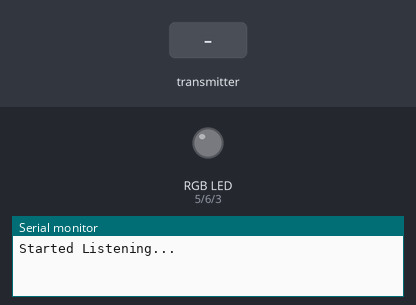
Recording of a sketch running on a simulated Arduino Uno, built with avr-gcc and run on an emulated ATmega328P. Shown: an RGB LED mixed from three pins (HIGH = lit), the last lines printed to the serial monitor. The inputs (shaded band) are chosen by the test bench. Dim RGB values are drawn brighter than linear; no radio packets arrive unless stated.

Above: at 1.2 s.
1.3 s: the transmitter starts sending RGB = 256
At 2.5 s:
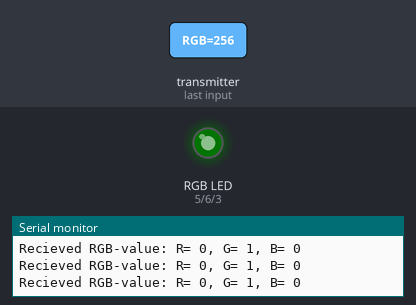
2.8 s: the transmitter starts sending RGB = 1023
At 3.8 s:
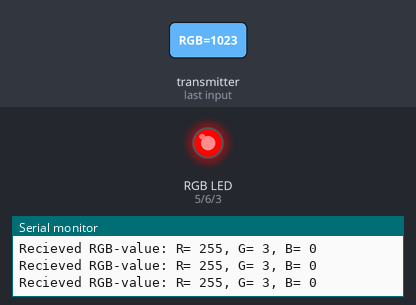
Timing chart, 0 to 5.8 s (numbered marks = the images above; inputs shaded):
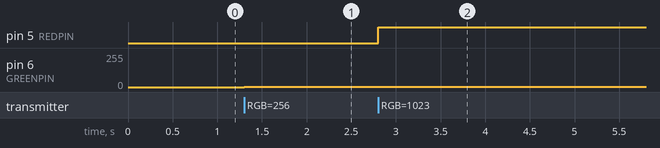

Measured:
- after the input at 1.3 s, pin 6 (GREENPIN): 0/255 → 1/255 at once
- after the input at 2.8 s, pin 5 (REDPIN): LOW → HIGH at once; pin 6 (GREENPIN): 1/255 → 3/255 at once

The sketch:

RGB_DRIVER.ino
```cpp
#include "nRF24L01.h"
#include "RF24.h"
#include "RF24_config.h"
#include <SPI.h>

/////////////////////////////-RF24-////////////////////////////////////////
RF24 radio(9, 10); //RF24 pins
const uint64_t pipe = 0xF0F0F0F0E1LL; //ID
unsigned long RGB = 0;
/////////////////////////////////////////////////////////////////////////

//////////////////////////////-RGB-/////////////////////////////////////////
#define REDPIN 5
#define GREENPIN 6
#define BLUEPIN 3
#define FADESPEED 5     // make this higher to slow down fading
int r, g, b;
int blueMask = 0xFF0000, greenMask = 0xFF00, redMask = 0xFF; //decoding masks
//////////////////////////////////////////////////////////////////////////


void setup(void) {

  //Radio module setup
  radio.begin();
  radio.openReadingPipe(1, pipe);
  radio.startListening();

  //RGB pin setup
  pinMode(REDPIN, OUTPUT);
  pinMode(GREENPIN, OUTPUT);
  pinMode(BLUEPIN, OUTPUT);

  //serial Setup
  Serial.begin(9600);
  Serial.println("Started Listening...");
}

void loop(void)
{

  if (radio.available()) { //signal recieved

    if ( !radio.read(&RGB, sizeof(unsigned long)) ) {
      Serial.println("ACK not received by client.");
    }
    //Decode RGB value
    r = (RGB & 0xFF);
    g = ((RGB & 0xFF00) >> 8);
    b = ((RGB & 0xFF0000) >> 16);

    //Serial Print
    Serial.print("Recieved RGB-value: R= "); Serial.print(r); Serial.print(", G= ");
    Serial.print(g); Serial.print(", B= "); Serial.println(b);

  }

  //set RGB pins
  analogWrite(REDPIN, r);
  analogWrite(GREENPIN, g);
  analogWrite(BLUEPIN, b);

}

//fade function you can play with
void fade(void) {
  // fade from blue to violet
  for (r = 0; r < 256; r++) {
    analogWrite(REDPIN, r);
    delay(FADESPEED);

  }
  // fade from violet to red
  for (b = 255; b > 0; b--) {
    analogWrite(BLUEPIN, b);
    delay(FADESPEED);

  }
  // fade from red to yellow
  for (g = 0; g < 256; g++) {
    analogWrite(GREENPIN, g);
    delay(FADESPEED);

  }
  // fade from yellow to green
  for (r = 255; r > 0; r--) {
    analogWrite(REDPIN, r);
    delay(FADESPEED);

  }
  // fade from green to teal
  for (b = 0; b < 256; b++) {
    analogWrite(BLUEPIN, b);
    delay(FADESPEED);

  }
  // fade from teal to blue
  for (g = 255; g > 0; g--) {
    analogWrite(GREENPIN, g);
    delay(FADESPEED);
  }

}
```
